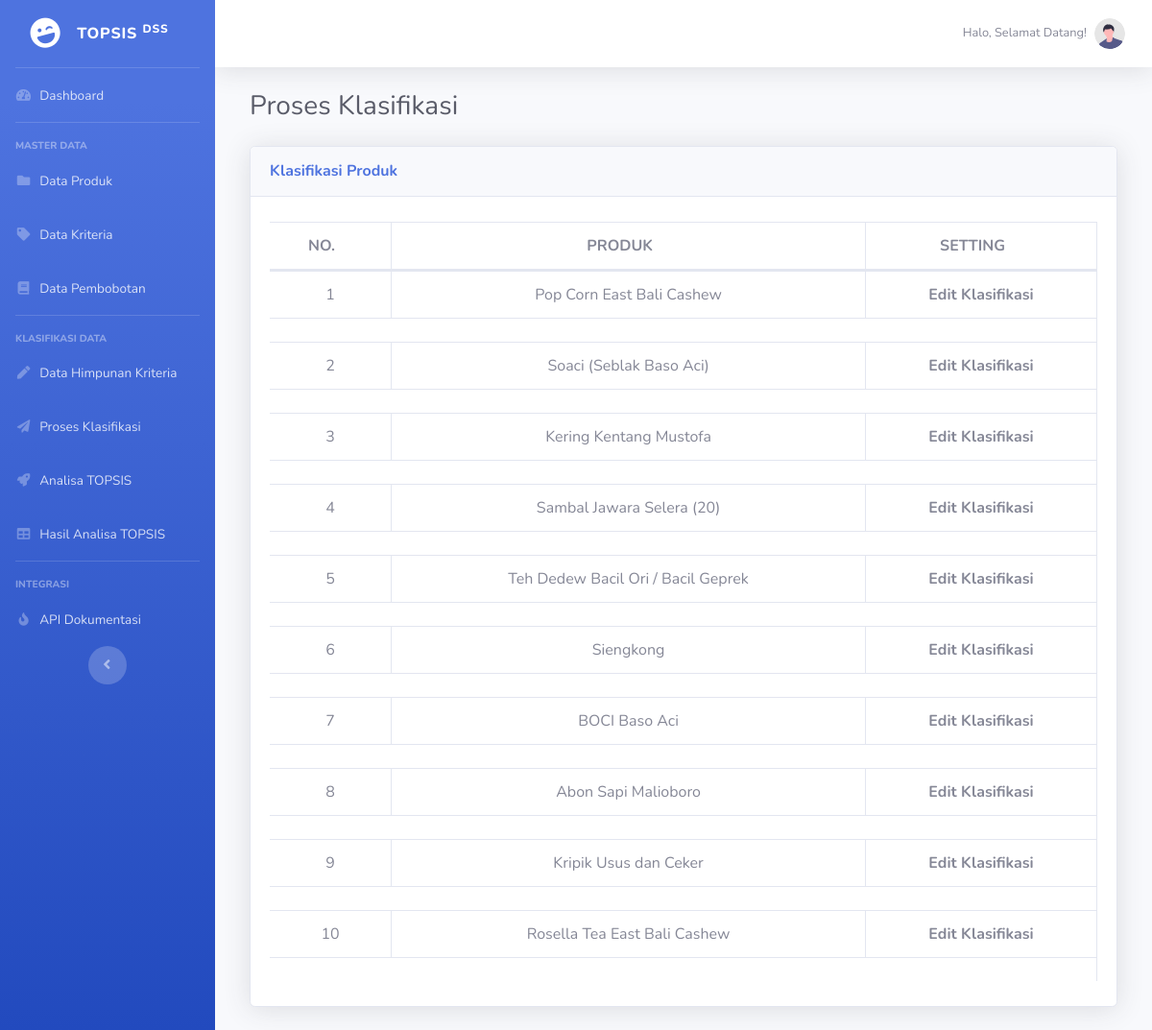
Screenshot of /admin/klasifikasi.php (signed in) with the database file from the repository.
### tables this page shows
CREATE TABLE `tbl_produk` (
  `id_produk` int(11) NOT NULL,
  `nama` varchar(255) NOT NULL,
  `harga` int(11) NOT NULL,
  `stok` int(11) NOT NULL,
  `terjual` int(11) NOT NULL,
  `gudang` varchar(100) NOT NULL,
  `rating` tinyint(1) NOT NULL
);

### admin/klasifikasi.php (the view, shortened to what this page needs)
<?php include_once '../inc/header.php'; ?>
<?php
$q=mysqli_query($konek,"SELECT * FROM tbl_produk ORDER BY id_produk");
if (mysqli_num_rows($q)>0) {
	while ($h=mysqli_fetch_array($q)) {
		$daftarKriteria='';
		$qq=mysqli_query($konek,"SELECT * FROM tbl_kriteria");
		if (mysqli_num_rows($qq)>0) {
			while ($hh=mysqli_fetch_array($qq)) {
				$listKriteria='<option value="">-Pilih Salah Satu-</option>';
				$qqq=mysqli_query($konek,"SELECT * FROM tbl_himpunan WHERE id_kriteria='".$hh['id_kriteria']."'");
				if (mysqli_num_rows($qqq)>0) {
					while ($hhh=mysqli_fetch_array($qqq)) {
						if (mysqli_num_rows(mysqli_query($konek,"SELECT * FROM tbl_klasifikasi WHERE id_produk='".$h['id_produk']."' AND id_himpunan='".$hhh['id_himpunan']."'"))>0) {
							$s=' selected';
						}else{
							$s='';
						}
						$listKriteria.='<option value="'.$hhh['id_himpunan'].'"'.$s.'>'.$hhh['nama'].' - Nilai: ('.$hhh['nilai'].')</option>';
					}
				}
				$input='<select class="form-control" name="himpunan_'.$hh['id_kriteria'].'">'.$listKriteria.'</select>';
				$daftarKriteria.='
				<tr>
					<td width="120">'.$hh['nama_kriteria'].'</td>
					<td>'.$input.'</td>
				</tr>
				';
			}
		}
		$no++;
		$daftar.='
		<tr>
			<td align="center" valign="top"><center>'.$no.'</center></td>
			<td align="center" valign="top"><center>'.$h['nama'].'</center></td>
			<td align="center" valign="top"><center><span id="cmd_'.$h['id_produk'].'"><strong>Edit Klasifikasi</strong></span></center></td>
		</tr>
		<tr>
		<td valign="top" colspan="5">
		<form action="" name="" method="post" id="kla_'.$h['id_produk'].'" style="display:none">
		<input name="id_produk" type="hidden" value="'.$h['id_produk'].'" />
			<table class="table" style="margin-bottom:0;">
				<!--<tr>
				<td colspan="2"><strong>'.$no.'. '.strtoupper($h['nama']).'</strong></td>
			  </tr>-->
			'.$daftarKriteria.'
			<tr>
				<td width="140"></td>
				<td><input name="btnSimpan" class="btn btn-danger" type="submit" value="Simpan"></td>
			</tr>
			</table>
		</form>
		</td>
		</tr>
		';
	}
}
?>
<div class="container-fluid">
    <div class="col-md-12">
        <h1 class="h3 mb-4 text-gray-800">Proses Klasifikasi</h1>
        <div class="card shadow mb-4">
            <div
            class="card-header py-3 d-flex flex-row align-items-center justify-content-between"
            >
                <h6 class="m-0 font-weight-bold text-primary">
                  Klasifikasi Produk
                </h6>
            </div>
            <div class="card-body">
                <div class="table-responsive">
                        <table class="table table-bordered" id="dataTable" width="100%" cellspacing="0">
							<thead>
								<tr>
									<th><center>NO.</center></th>
									<th><center>PRODUK</center></th>
									<th><center>SETTING</center></th>
								</tr>
							</thead>
							<tbody>
								<?php echo $daftar; ?>
							</tbody>
						</table>
					</div>
            </div>
        </div>
      </div>
</div>
<?php include_once '../inc/footer.php'; ?>

### rows the page displays
tbl_produk: nama "Pop Corn East Bali Cashew"
tbl_produk: nama "Soaci (Seblak Baso Aci)"
tbl_produk: nama "Kering Kentang Mustofa"
tbl_produk: nama "Sambal Jawara Selera (20)"
tbl_produk: nama "Teh Dedew Bacil Ori / Bacil Geprek"
tbl_produk: nama "Siengkong"
tbl_produk: nama "BOCI Baso Aci"
tbl_produk: nama "Abon Sapi Malioboro"
tbl_produk: nama "Kripik Usus dan Ceker"
tbl_produk: nama "Rosella Tea East Bali Cashew"
